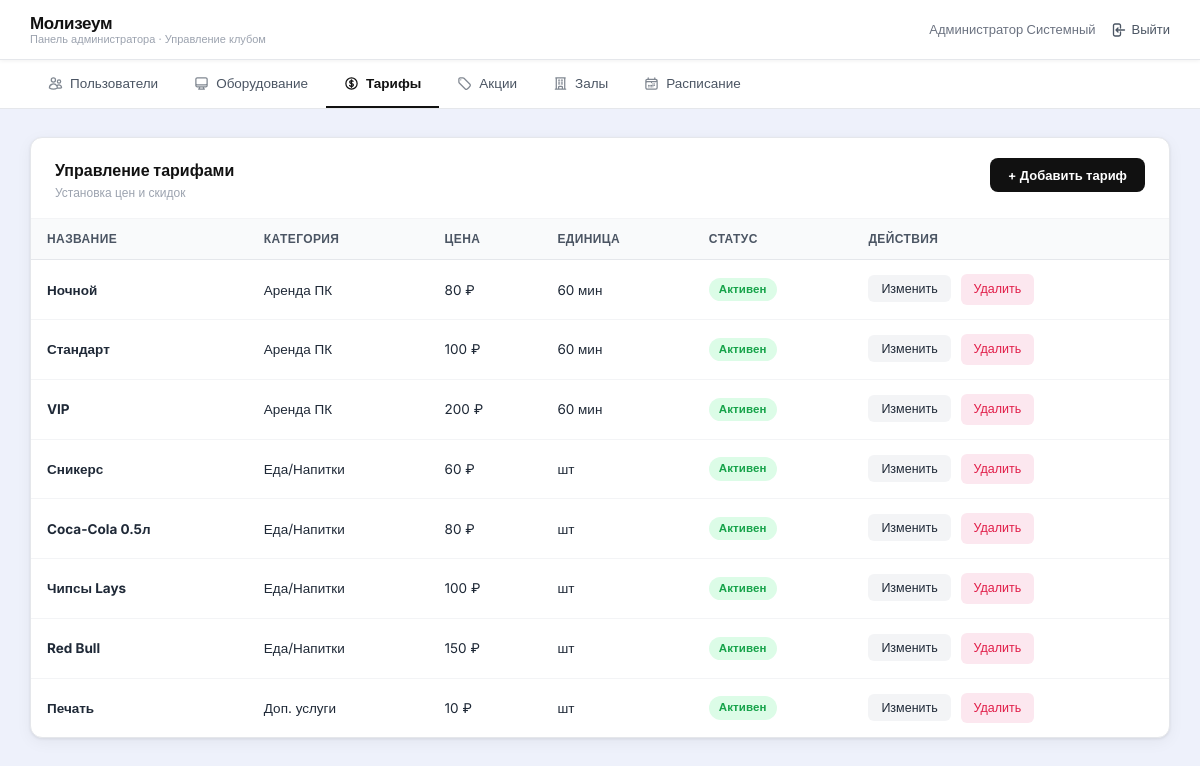
The page /admin/plan.php (signed in) on the database its author committed.
### tables this page shows
CREATE TABLE IF NOT EXISTS `services` (
  `id`               INT AUTO_INCREMENT PRIMARY KEY,
  `name`             VARCHAR(80) NOT NULL,
  `category`         ENUM('pc_rent','food','additional') NOT NULL DEFAULT 'pc_rent',
  `price`            DECIMAL(10,2) NOT NULL,
  `duration_minutes` INT DEFAULT NULL COMMENT 'Для аренды: минут за цену',
  `status`           ENUM('active','inactive') NOT NULL DEFAULT 'active'
);

### admin/plan.php (the view, shortened to what this page needs)
<?php
require_once '../config.php';
$result = $conn->query("SELECT * FROM services ORDER BY category, price ASC");
?>
<!DOCTYPE html>
<html lang="ru">
<head>
    <link rel="stylesheet" href="../css/style.css">
</head>
<body>
<?php include 'header.php'; ?>
<div class="main-content">
    <div class="table-card">
        <div class="table-card-header">
            <div>
                <div class="table-card-title">Управление тарифами</div>
                <div class="table-card-desc">Установка цен и скидок</div>
            </div>
            <button class="btn-add" onclick="openModal()">+ Добавить тариф</button>
        </div>
        <table class="data-table">
            <thead>
                <tr><th>Название</th><th>Категория</th><th>Цена</th><th>Единица</th><th>Статус</th><th>Действия</th></tr>
            </thead>
            <tbody>
            <?php
            $cats = ['pc_rent'=>'Аренда ПК','food'=>'Еда/Напитки','additional'=>'Доп. услуги'];
            while ($row = $result->fetch_assoc()):
                $sc = $row['status']==='active' ? 'badge-green' : 'badge-red';
                $st = $row['status']==='active' ? 'Активен' : 'Неактивен';
                $unit = $row['duration_minutes'] ? $row['duration_minutes'].' мин' : 'шт';
            ?>
            <tr>
                <td><strong><?= htmlspecialchars($row['name']) ?></strong></td>
                <td><?= $cats[$row['category']] ?? $row['category'] ?></td>
                <td><?= number_format($row['price'], 0, '.', ' ') ?> ₽</td>
                <td><?= $unit ?></td>
                <td><span class="badge <?= $sc ?>"><?= $st ?></span></td>
                <td>
                    <button class="action-btn btn-edit" onclick="editRow(<?= htmlspecialchars(json_encode($row)) ?>)">Изменить</button>
                    <a href="?delete=<?= $row['id'] ?>" class="action-btn btn-delete" onclick="return confirm('Удалить тариф?')">Удалить</a>
                </td>
            </tr>
            <?php endwhile; ?>
            </tbody>
        </table>
    </div>
</div>
</body>
</html>

### css/style.css (style rules this page uses)
:root { --bg: #eef1fb; --white: #ffffff; --black: #111111; --gray-50: #f9fafb; --gray-100: #f3f4f6; --gray-200: #e5e7eb; --gray-400: #9ca3af; --gray-600: #4b5563; --gray-800: #1f2937; --red: #e11d48; --red-light: #fce7ef; --red-dark: #be123c; --green: #16a34a; --green-light: #dcfce7; --blue: #2563eb; --blue-light: #eff6ff; --yellow-light: #fef9c3; --yellow: #a16207; --shadow: 0 1px 3px rgba(0,0,0,.08), 0 4px 16px rgba(0,0,0,.05); --radius: 12px; --radius-sm: 8px; --radius-xs: 6px; }
* { box-sizing: border-box; margin: 0; padding: 0; }
body { font-family: 'Inter', sans-serif; background: var(--bg); color: var(--gray-800); min-height: 100vh; font-size: 14px; line-height: 1.5; }
.main-content { max-width: 1280px; margin: 0 auto; padding: 28px 30px; }
.table-card { background: var(--white); border-radius: var(--radius); border: 1px solid var(--gray-200); overflow: hidden; box-shadow: var(--shadow); }
.table-card-header { display: flex; justify-content: space-between; align-items: flex-start; padding: 20px 24px 16px; border-bottom: 1px solid var(--gray-100); }
.table-card-title { font-size: 16px; font-weight: 700; color: var(--black); }
.table-card-desc { font-size: 12px; color: var(--gray-400); margin-top: 2px; }
.btn-add { background: var(--black); color: var(--white); border: none; padding: 9px 18px; border-radius: var(--radius-sm); font-family: 'Inter', sans-serif; font-size: 13px; font-weight: 600; cursor: pointer; transition: background .15s; white-space: nowrap; }
.data-table { width: 100%; border-collapse: collapse; font-size: 13.5px; }
.data-table thead th { text-align: left; padding: 11px 16px; color: var(--gray-600); font-size: 12px; font-weight: 600; text-transform: uppercase; letter-spacing: 0.4px; background: var(--gray-50); border-bottom: 1px solid var(--gray-200); }
.data-table tbody td { padding: 14px 16px; border-bottom: 1px solid var(--gray-100); color: var(--gray-800); vertical-align: middle; }
.data-table tbody tr:last-child td { border-bottom: none; }
.badge { display: inline-flex; align-items: center; padding: 3px 10px; border-radius: 20px; font-size: 11.5px; font-weight: 600; letter-spacing: 0.1px; }
.badge-green { background: var(--green-light); color: var(--green); }
.action-btn { display: inline-flex; align-items: center; padding: 6px 13px; border-radius: var(--radius-xs); font-family: 'Inter', sans-serif; font-size: 12.5px; font-weight: 500; cursor: pointer; border: none; transition: background .15s, color .15s; text-decoration: none; }
.btn-edit { background: var(--gray-100); color: var(--gray-800); margin-right: 6px; }
.btn-delete { background: var(--red-light); color: var(--red); }

### rows shown on the page
services: name "Ночной", category "Аренда ПК", price "80", duration_minutes "60 мин", status "Активен"
services: name "Стандарт", category "Аренда ПК", price "100", duration_minutes "60 мин", status "Активен"
services: name "VIP", category "Аренда ПК", price "200", duration_minutes "60 мин", status "Активен"
services: name "Сникерс", category "Еда/Напитки", price "60", duration_minutes "шт", status "Активен"
services: name "Coca-Cola 0.5л", category "Еда/Напитки", price "80", duration_minutes "шт", status "Активен"
services: name "Чипсы Lays", category "Еда/Напитки", price "100", duration_minutes "шт", status "Активен"
services: name "Red Bull", category "Еда/Напитки", price "150", duration_minutes "шт", status "Активен"
services: name "Печать", category "Доп. услуги", price "10", duration_minutes "шт", status "Активен"

### other values the page prints
$name "Администратор Системный"
